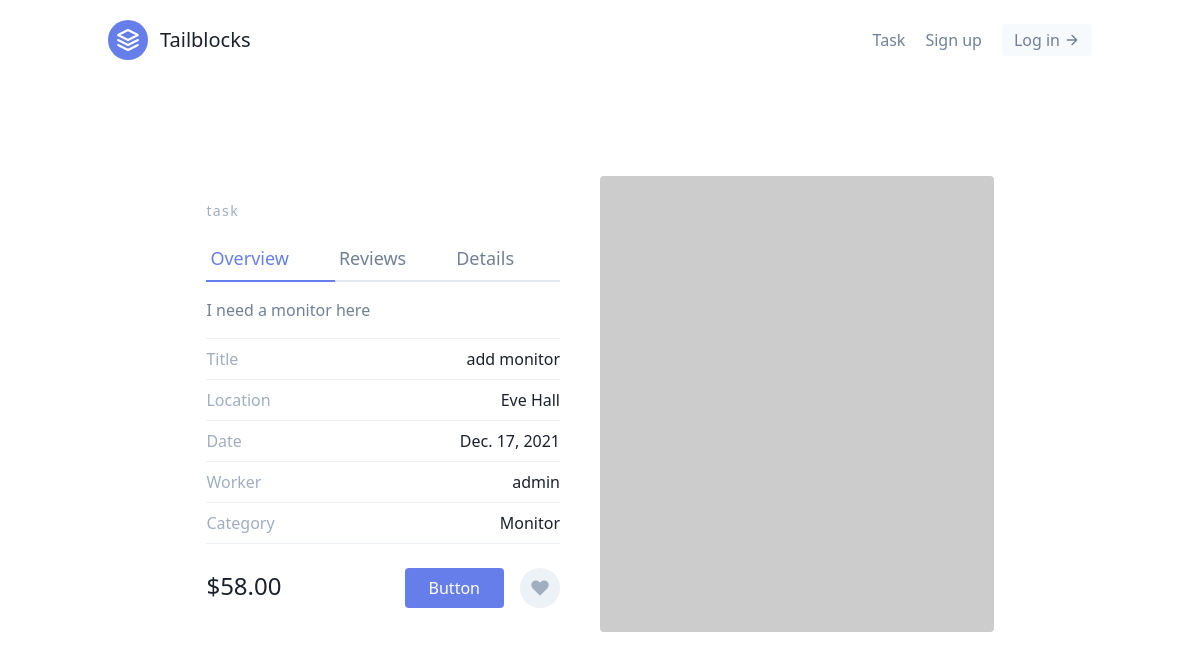
The app's page /tasks/2/ with its own data.
### tasks/models.py (models this page shows, shortened)
class Task(models.Model):
    LOCATION_CHOICES = (
        ('Elizah Hall', 'Elizah Hall'),
        ('Solomon Hall', 'Solomon Hall'),
        ('Eve Hall', 'Eve Hall'),
        ('Sarah Hall', 'Sarah Hall'),
        ('Esther Hall', 'Esther Hall'),
        ('Ruth Hall', 'Ruth Hall'),
        ('Guest House', 'Guest House'),
        ('Library', 'Library'),
        ('Cafeteria', 'Cafeteria'),
        ('IT Building', 'IT Building'),
        ('Admin Building', 'Admin Building'),
        ('Science Building', 'Science Building'),
        ('Hope Channel', 'Hope Channel'),
        ('Church', 'Church')
        )
    CATEGORY_CHOICES = (
        ('Assistant', 'Assistant'),
        ('Monitor', 'Monitor'),
        ('Janitor', 'Janitor'),
        ('Supervisor', 'Supervisor'),
        ('Video Editor', 'Video Editor'),
        ('Chaplain', 'Chaplain')
    )
    date_added = models.DateTimeField(auto_now_add=True)
    title = models.CharField(max_length=100)
    on_date = models.DateField(null=True)
    location = models.CharField(choices=LOCATION_CHOICES, max_length=100)
    category = models.CharField(choices=CATEGORY_CHOICES, max_length=50)
    description = models.TextField(null=True, blank=True)
    worker = models.ForeignKey('Worker', on_delete=CASCADE)

class Worker(models.Model):
    user = models.OneToOneField(User, on_delete=CASCADE)
    job_title = models.CharField(max_length=100, blank=True)
    def __str__(self):
        return self.user.username

class User(AbstractUser):
    pass

### tasks/views.py (the view)
# urls.py: path('<int:pk>/', TaskDetailView.as_view(), name='task-detail'),
class TaskDetailView(DetailView):
    template_name = 'tasks/task_detail.html'
    queryset = Task.objects.all()
    context_object_name = 'task'

### tasks/templates/tasks/task_detail.html (shortened to what this page needs)
{% extends 'base.html' %} {% block content %}
<section class="text-gray-600 body-font overflow-hidden">
  <div class="container px-5 py-24 mx-auto">
    <div class="lg:w-4/5 mx-auto flex flex-wrap">
      <div class="lg:w-1/2 w-full lg:pr-10 lg:py-6 mb-6 lg:mb-0">
        <h2 class="text-sm title-font text-gray-500 tracking-widest">task</h2>
        <div class="flex mb-4">
          <a href="{% url 'tasks:task-detail' task.pk %}" class="flex-grow text-indigo-500 border-b-2 border-indigo-500 py-2 text-lg px-1">Overview</a>
        <a class="flex-grow border-b-2 border-gray-300 py-2 text-lg px-1">Reviews</a>
        <a href="{% url 'tasks:task-update' task.pk %}" class="flex-grow border-b-2 border-gray-300 py-2 text-lg px-1">Details</a>
        </div>
        <p class="tasking-relaxed mb-4">{{ task.description }}</p>
        <div class="flex border-t border-gray-200 py-2">
          <span class="text-gray-500">Title</span>
          <span class="ml-auto text-gray-900">{{ task.title }}</span>
        </div>
        <div class="flex border-t border-gray-200 py-2">
          <span class="text-gray-500">Location</span>
          <span class="ml-auto text-gray-900">{{ task.location }}</span>
        </div>
        <div class="flex border-t border-gray-200 py-2">
          <span class="text-gray-500">Date</span>
          <span class="ml-auto text-gray-900">{{ task.on_date }}</span>
        </div>
        <div class="flex border-t border-gray-200 py-2">
          <span class="text-gray-500">Worker</span>
          <span class="ml-auto text-gray-900">{{ task.worker }}</span>
        </div>
        <div class="flex border-t border-b mb-6 border-gray-200 py-2">
          <span class="text-gray-500">Category</span>
          <span class="ml-auto text-gray-900">{{ task.category }}</span>
        </div>
        <div class="flex">
          <span class="title-font font-medium text-2xl text-gray-900">$58.00</span>
          <button class="flex ml-auto text-white bg-indigo-500 border-0 py-2 px-6 focus:outline-none hover:bg-indigo-600 rounded">Button</button>
          <button class="rounded-full w-10 h-10 bg-gray-200 p-0 border-0 inline-flex items-center justify-center text-gray-500 ml-4">
            <svg fill="currentColor" stroke-linecap="round" stroke-linejoin="round" stroke-width="2" class="w-5 h-5" viewBox="0 0 24 24">
              <path d="M20.84 4.61a5.5 5.5 0 00-7.78 0L12 5.67l-1.06-1.06a5.5 5.5 0 00-7.78 7.78l1.06 1.06L12 21.23l7.78-7.78 1.06-1.06a5.5 5.5 0 000-7.78z"></path>
            </svg>
          </button>
        </div>
      </div>
      <img alt="ecommerce" class="lg:w-1/2 w-full lg:h-auto h-64 object-cover object-center rounded" src="https://dummyimage.com/400x400">
    </div>
  </div>
</section>
{% endblock content %}

### records on screen
Task: description "I need a monitor here", title "add monitor", location "Eve Hall", on_date "Dec. 17, 2021", worker "admin", category "Monitor"
